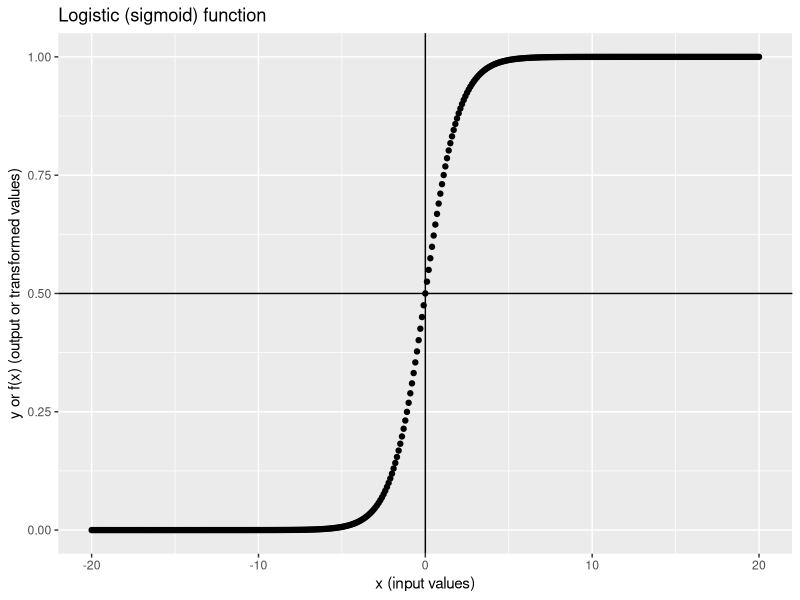
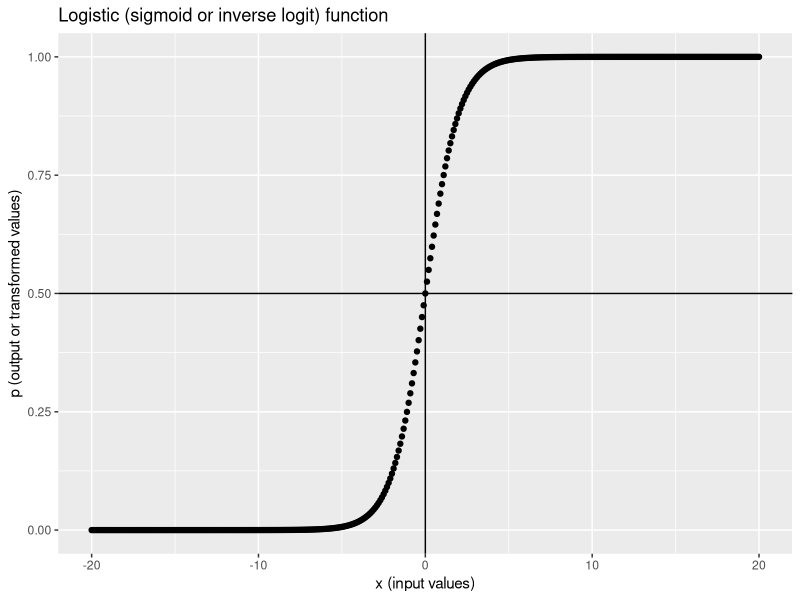
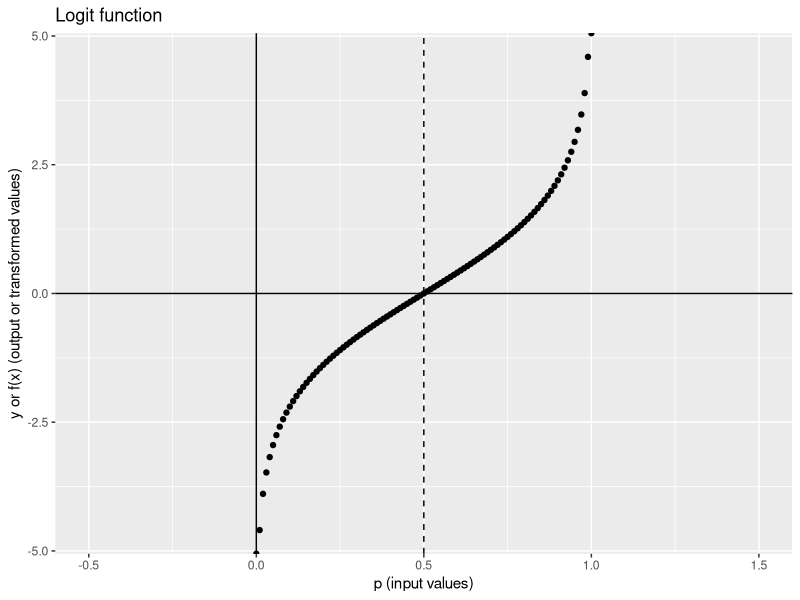
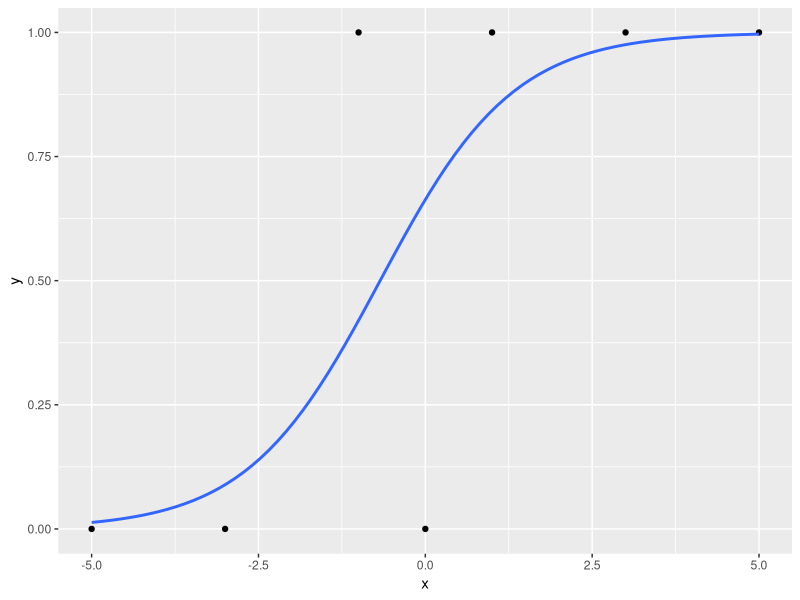
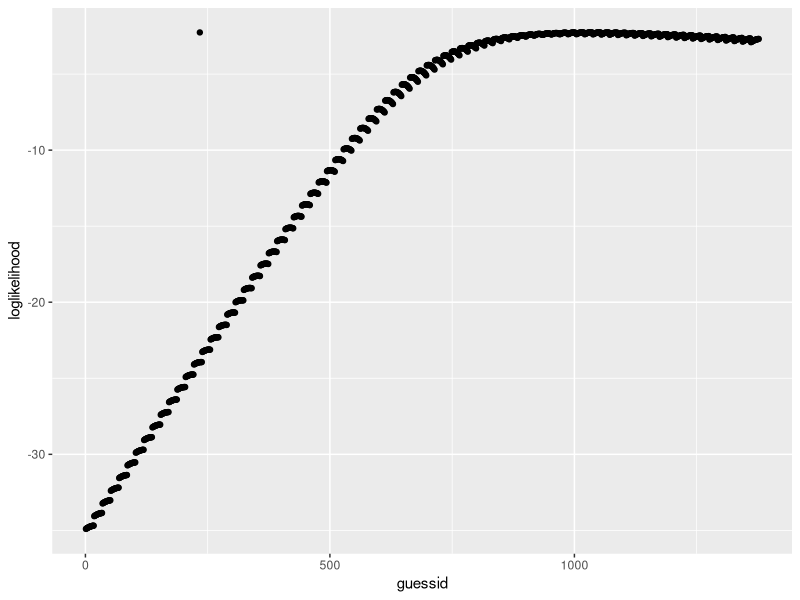

Here is the R script that generated these plots, in order:
## ---- chunk 1
knitr::opts_chunk$set(echo = TRUE, cache = FALSE, comment = NA, message = FALSE, warning = FALSE)
## ---- chunk 2
library(tidyverse); library(data.table)
## ---- chunk 3
logistic <- function(x) { # f(x)
  1 / (1 + exp(-x))
}

logistic2 <- function(x) { # g(x)
  exp(x) / (1 + exp(x))
}
## ---- chunk 4
tibble(x = -3:3, f_x = logistic(x), g_x = logistic2(x))
## ---- chunk 5
logistic(-Inf) # -Inf -> 0
logistic(Inf) # Inf -> 1
logistic(0) # 0 -> 0.5, because exp(0) is 1, thus 1/(1+1)
## ---- chunk 6
tibble(x = seq(-20, 20, 0.1), y = logistic(x)) %>% 
  ggplot(aes(x, y)) + geom_point() +
  geom_vline(xintercept = 0) + geom_hline(yintercept = 0.5) +
  labs(x = "x (input values)", 
       y = "y or f(x) (output or transformed values)", 
       title = "Logistic (sigmoid) function")
## ---- chunk 7
dt1 <- data.table(x = c(-5, -3, -1, 0, 1, 3, 5),# predictor x
                  y = c( 0,  0,  1, 0, 1, 1, 1)) # outcome y
dt1
## ---- chunk 8
lm1 <- lm(y ~ x, dt1)
lm1
## ---- chunk 9
# extract b0, b1 coefficients, residuals and save in dt1 (data.table syntax!)
dt1[, b0 := round(coef(lm1)[1], 4)]
dt1[, b1 := round(coef(lm1)[2], 4)]
dt1
## ---- chunk 10
# map x values to y (predicted y or y_hat)
dt1[, y_hat := round(b0 + b1 * x, 4)] # predicted_y = b0 + b1*x
dt1
## ---- chunk 11
# save residuals in dt1
dt1[, resids := round(residuals(lm1), 4)]
dt1[, y2 := round(y_hat + resids, 2)] # y2 should be same as y
dt1 
## ---- chunk 12
dt1[, logistic_yhat := logistic(y_hat)] # apply logistic function to y_hat
dt1 # compare the ranges of y_hat and logistic_yhat
## ---- chunk 13
tibble(x = seq(-20, 20, 0.1), y = logistic(x)) %>% 
  ggplot(aes(x, y)) + geom_point() +
  geom_vline(xintercept = 0) + geom_hline(yintercept = 0.5) +
  labs(x = "x (input values)", y = "p (output or transformed values)", 
       title = "Logistic (sigmoid or inverse logit) function")
## ---- chunk 14
logit <- function(p) {
  log(p / (1 - p))
}
## ---- chunk 15
logit(-3) # warning because you can't take the log of negative values; try log(-1)
logit(c(0, 0.5, 1))
logit(c(0.001, 0.999))
## ---- chunk 16
tibble(x = seq(-0.5, 1.5, 0.01), y = logit(x)) %>% 
  ggplot(aes(x, y)) + geom_point() +
  geom_vline(xintercept = 0) + 
  geom_hline(yintercept = 0.0) + 
  geom_vline(xintercept = 0.5, linetype = "dashed") +
  labs(x = "p (input values)", y = "y or f(x) (output or transformed values)", 
       title = "Logit function")
## ---- chunk 17
exp(c(-2, -0.5, 0, 0.5, 2))
## ---- chunk 18
dt1
## ---- chunk 19
glm1 <- glm(y ~ x, data = dt1, family = binomial(link = "logit"))
# glm1 <- glm(y ~ x, data = dt1, family = binomial()) # also works
summary(glm1) # results
## ---- chunk 20
# get coefficients
betas <- coef(glm1)
betas # log(odds) scale
# exponentiate
betas <- round(exp(betas), 3)
betas # odds scale
## ---- chunk 21
ggplot(dt1, aes(x, y)) +
  geom_point() +
  geom_smooth(method = 'glm', method.args = list(family = "binomial"), se = FALSE)
## ---- chunk 22
(true_values <- coef(glm1))
## ---- chunk 23
beta_guess <- c(b0 = 0.5, b1 = 1.0) # guess b0 = 0.5, b1 = 1.0
## ---- chunk 24
predicted_y <- beta_guess["b0"] + beta_guess["b1"] * dt1$x 
predicted_y 
## ---- chunk 25
predicted_probs <- logistic(predicted_y)
predicted_probs
## ---- chunk 26
# likelihood of getting 0 when probability of success if 80%
dbinom(x = 0, size = 1, prob = 0.8) 
# likelihood of getting 0 when probability of success if 40%
dbinom(x = 1, size = 1, prob = 0.4) 
## ---- chunk 27
loglikelihood <- dbinom(x = dt1$y, size = 1, prob = predicted_probs, log = TRUE)
# log = TRUE to take the log of the values
## ---- chunk 28
sum(loglikelihood)
## ---- chunk 29
beta_guess
## ---- chunk 30
mle <- function(b0 = 0.5, b1 = 1.0) {
  predicted_y <- b0 + b1 * dt1$x 
  predicted_probs <- logistic(predicted_y)
  sum(dbinom(x = dt1$y, size = 1, prob = predicted_probs, log = TRUE))
}
## ---- chunk 31
mle() # default values b0 = 0.5, b1 = 1.0
mle(b0 = 0.6, b1 = 1.01) # another random guess
## ---- chunk 32
# create coefficient combinations with expand.grid()
guesses <- expand.grid(b0_guess = seq(0.1, 0.9, 0.05), # 0.1 to 0.9, steps of 0.05
                       b1_guess = seq(-2, 2, 0.05)) # -2 to 2, steps of 0.05
setDT(guesses) # convert to data.table
guesses
## ---- chunk 33
guesses[234, b0_guess := true_values[1]]
guesses[234, b1_guess := true_values[2]]
guesses[, guessid := 1:.N] # add an id to each row
guesses
## ---- chunk 34
# apply our mle() function to each row
guesses[, loglikelihood := mle(b0 = b0_guess, b1 = b1_guess), by = guessid] 
## ---- chunk 35
ggplot(guesses, aes(guessid, loglikelihood)) +
  geom_point()
## ---- chunk 36
which.max(guesses$loglikelihood) # row 234 has the max value
## ---- chunk 37
dt2 <- mtcars
head(dt2, 3)
## ---- chunk 38
dt2$mpgC <- dt2$mpg - mean(dt2$mpg)
## ---- chunk 39
mle2 <- function(b0 = 0.5, b1 = 1.0) {
  predicted_y <- b0 + b1 * dt2$mpgC # dt2$mpgC
  predicted_probs <- logistic(predicted_y)
  sum(dbinom(x = dt2$vs, size = 1, prob = predicted_probs, log = TRUE))
}
## ---- chunk 40
guesses <- expand.grid(b0_guess = seq(-1, 1, 0.02), # b0 values from -1 to 1, steps of 0.02
                       b1_guess = seq(-1, 1, 0.02)) # b1 values from -1 to 1, steps of 0.02
setDT(guesses) # convert to data.table
guesses[, guessid := 1:.N] # add an id to each row
guesses
guesses[, loglikelihood := mle2(b0 = b0_guess, b1 = b1_guess), by = guessid]
rowid <- which.max(guesses$loglikelihood) # row that has the largest summed loglikelihood
rowid
guesses[rowid, .(b0_guess, b1_guess)] # coefficients that had the largest loglikelihood
## ---- chunk 41
glm2 <- glm(vs ~ mpgC, data = dt2, family = binomial())
coef(glm2)
guesses[rowid, .(b0_guess, b1_guess)] # coefficients that had the largest loglikelihood
## ---- chunk 42
(x <- exp(2)) # 7.389056
log(x) # 2! 
log(exp(2)) # 2! 

exp(log(11.3))
